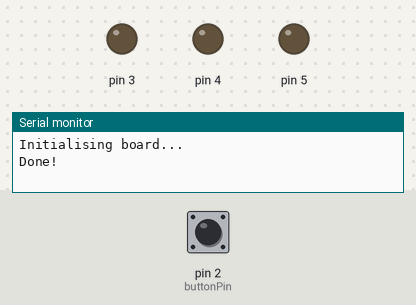
This sketch was run on a simulated Arduino Uno, built with avr-gcc and run on an emulated ATmega328P. Parts: output pins drawn as LEDs (lit = HIGH), the last lines printed to the serial monitor. The test bench sets the inputs (shaded band); at power-on: pin 2 (buttonPin) LOW.

Above: at 1.2 s.
1.3 s: pin 2 (buttonPin) pulled HIGH for 0.15 s
At 1.38 s:
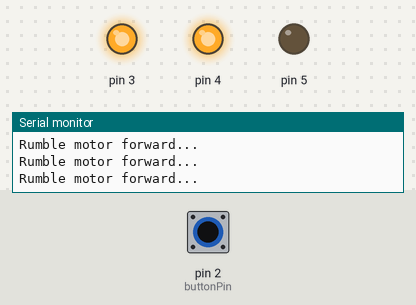
2.9 s: pin 2 (buttonPin) pulled HIGH for 3.2 s
At 7.3 s:
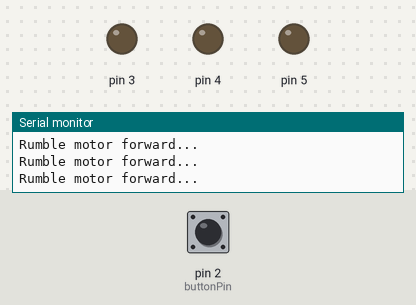
7.6 s: pin 2 (buttonPin) driven HIGH
At 8.1 s:
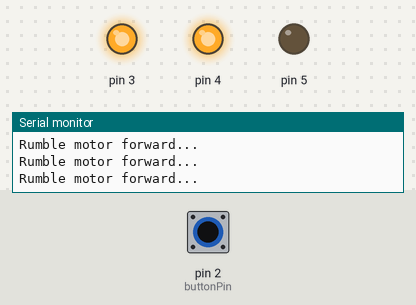
10.6 s: pin 2 (buttonPin) driven LOW
At 11.6 s:
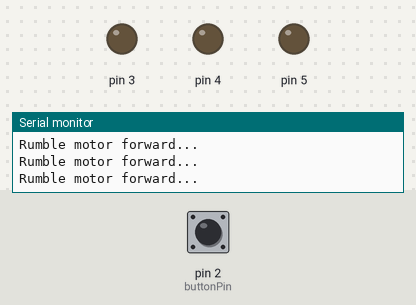
Timing chart, 0 to 13.1 s (numbered marks = the images above; inputs shaded):
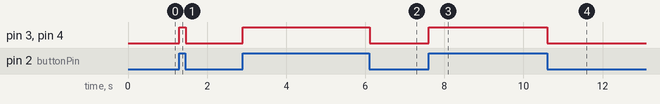

Measured:
- after the input at 1.3 s, pin 3, pin 4: LOW → HIGH at once, → LOW 0.17 s later
- after the input at 2.9 s, pin 3, pin 4: LOW → HIGH at once, → LOW 3.2 s later
- after the input at 7.6 s, pin 3, pin 4: LOW → HIGH at once
- after the input at 10.6 s, pin 3, pin 4: HIGH → LOW at once

The sketch:

IRCombatGgame.ino
```cpp
#include <IRremote.h>

int buttonState = 0;
int buttonPin = 2;
int RECV_PIN = 11;
IRrecv irrecv(RECV_PIN);
decode_results results;

class EngineController{
  int forward;
  int backward;
  int enable;
  int speed;
  String id;
  public:
  EngineController(int e, int f, int b, String i){
    id = i;
    enable = e;
    forward = f;
    backward = b;
    speed = 255;
    pinMode(forward, OUTPUT);
    pinMode(backward, OUTPUT);
    pinMode(enable, OUTPUT);
    Serial.print(id);
    Serial.println(" ready");
  }
  void goForwards(){
    Serial.print(id);
    Serial.println(" forward...");
    analogWrite(enable, speed);
    digitalWrite(forward, HIGH);
    digitalWrite(backward, LOW);
  }

  void goBackwards(){
    Serial.print(id);
    Serial.println(" backwards...");
    analogWrite(enable, speed);
    digitalWrite(forward, LOW);
    digitalWrite(backward, HIGH);
  }

  void stop(){
    analogWrite(enable, 0);
    digitalWrite(forward, LOW);
    digitalWrite(backward, LOW);
  }
};

EngineController rumble = EngineController(3, 4, 5, "Rumble motor");

void setup(){
  Serial.begin(9600);
  Serial.println("Initialising board...");
  pinMode(buttonPin, INPUT);
  irrecv.enableIRIn();
  Serial.println("Done!");
}

void loop(){
  buttonState = digitalRead(buttonPin);
  if (buttonState == HIGH) {
    rumble.goForwards();
    if (irrecv.decode(&results)){
      Serial.println(results.value, HEX);
      irrecv.resume();
    }
  } else {
    rumble.stop();
  }
  delayMicroseconds(100);
}
```
